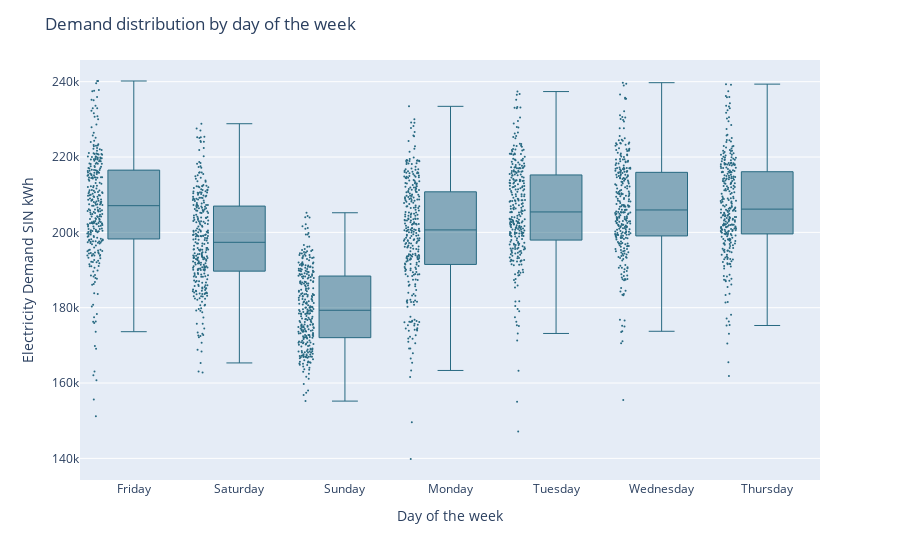

Notebook code for this chart:
### Code cell
#Demand distribution by day of the week............

df['dia_semana'] = df.index.dayofweek + 1

# Renombrar los nombres de los días de la semana para mostrarlos en el gráfico
day_names = {
    1: 'Monday',
    2: 'Tuesday',
    3: 'Wednesday',
    4: 'Thursday',
    5: 'Friday',
    6: 'Saturday',
    7: 'Sunday'
}
df['dia_semana'] = df['dia_semana'].map(day_names)

# Crear el boxplot utilizando Plotly
fig = px.box(df, x='dia_semana', y='Demanda_SIN', category_orders={"dia_semana": ['Lunes', 'Martes', 'Miércoles', 'Jueves', 'Viernes', 'Sábado', 'Domingo']}, points="all")
fig.update_traces(marker=dict(size=2, color='#276981'), line=dict(width=1))
fig.update_layout(
    xaxis_title='Day of the week',
    yaxis_title='Electricity Demand SIN kWh',
    title='Demand distribution by day of the week',
)
fig.show()

### Figure 1 — Plotly figure (JSON) as saved in the notebook; plotly's stock layout.template omitted (floating-point values rounded to 4 significant figures; data arrays with more than 128 entries replaced by an {"elided": "..."} marker saying what was removed)
{"data": [{"alignmentgroup": "True", "boxpoints": "all", "hovertemplate": "dia_semana=%{x}<br>Demanda_SIN=%{y}<extra></extra>", "legendgroup": "", "line": {"width": 1}, "marker": {"color": "#276981", "size": 2}, "name": "", "notched": false, "offsetgroup": "", "orientation": "v", "showlegend": false, "type": "box", "x": {"elided": "2130 str values"}, "x0": " ", "xaxis": "x", "y": {"elided": "2130 float values"}, "y0": " ", "yaxis": "y"}], "layout": {"boxmode": "group", "legend": {"tracegroupgap": 0}, "margin": {"t": 60}, "title": {"text": "Demand distribution by day of the week"}, "xaxis": {"anchor": "y", "categoryarray": ["Lunes", "Martes", "Miércoles", "Jueves", "Viernes", "Sábado", "Domingo"], "categoryorder": "array", "domain": [0, 1], "title": {"text": "Day of the week"}}, "yaxis": {"anchor": "x", "domain": [0, 1], "title": {"text": "Electricity Demand SIN kWh"}}}}
